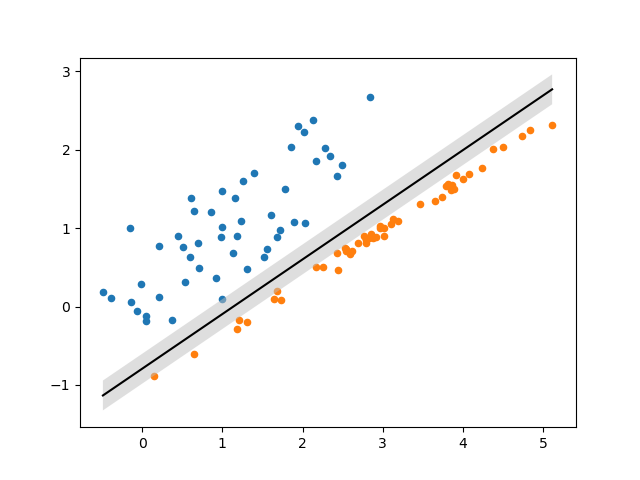

This figure's Python source:
import numpy as np
import matplotlib.pyplot as plt
from cvxpy import *

np.random.seed(123)

def plot_clusters(x,y,a,b,t):

        d1_min = np.min([x[:,0], y[:,0]])
        d1_max = np.max([x[:,0], y[:,0]])

        d2_D1min = (-a[0]*d1_min + b ) / a[1]
        d2_D1max = (-a[0]*d1_max + b ) / a[1]

        supp = float(t / a[1])
        plt.scatter(x[:,0], x[:,1], s=20)
        plt.scatter(y[:,0], y[:,1], s=20)

        plt.plot([d1_min, d1_max], [d2_D1min[0,0], d2_D1max[0,0]],color='k')
        plt.fill_between([d1_min, d1_max],
                        [d2_D1min[0,0] + supp, d2_D1max[0,0] + supp],
                        [d2_D1min[0,0] - supp, d2_D1max[0,0] - supp],
                        alpha=0.5, facecolor='0.75')

        plt.show()


def make_data(n):

        x_center = [1,1]
        y_center = [3,1]

        orientation_x = np.random.rand(2,2)
        orientation_y = np.random.rand(2,2)

        rx = np.clip(np.random.randn(n,2),-2,2)
        ry = np.clip(np.random.randn(n,2),-2,2)
        x = x_center + np.dot(rx, orientation_x)
        y = y_center + np.dot(ry, orientation_y)

        return x, y


if __name__ == '__main__':

        x, y = make_data(50)

        a = Variable(2)
        b = Variable()
        t = Variable()

        obj = Maximize(t)

        x_constraints = [a.T * x[i] - b >= t  for i in range(50)]
        y_constraints = [a.T * y[i] - b <= -t for i in range(50)]

        constraints = x_constraints +  y_constraints + [norm(a, 2) <= 1]

        prob = Problem(obj, constraints)
        prob.solve()

        plot_clusters(x, y, a.value, b.value, t.value)
